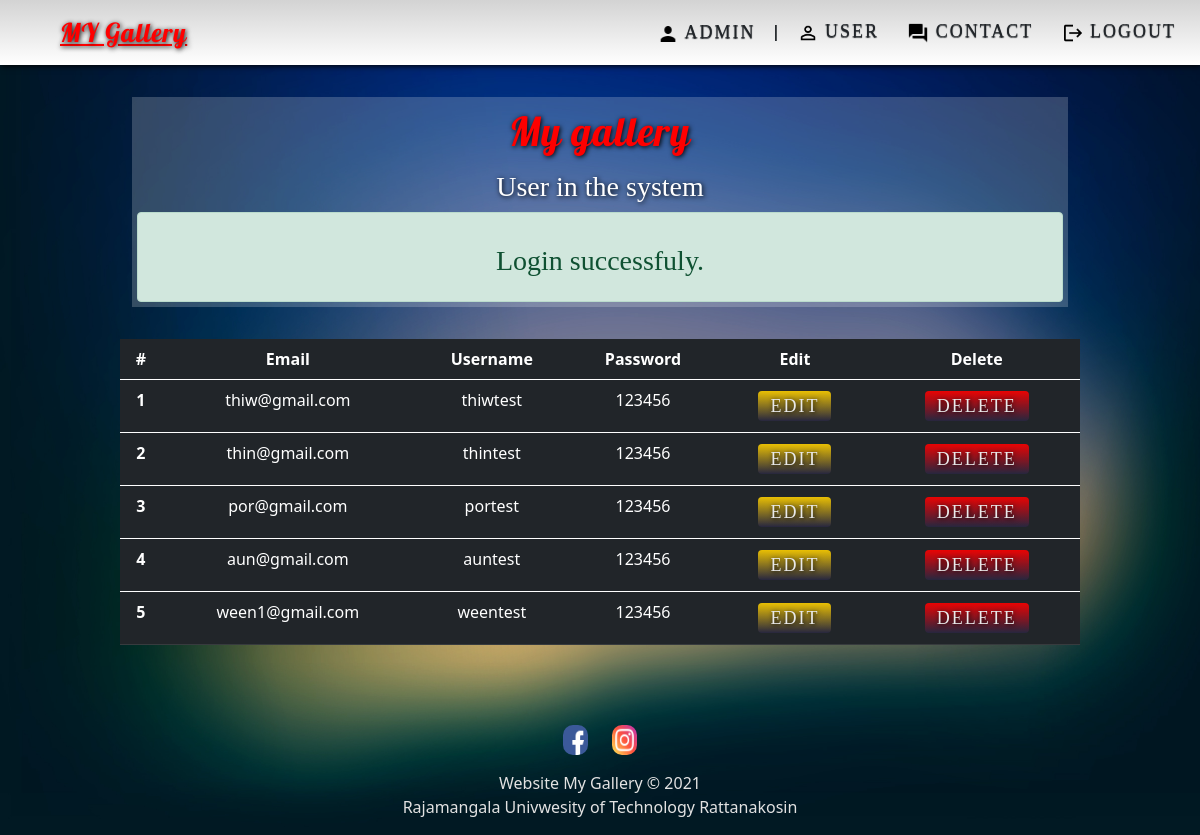
The app's page /admin.php (signed in), older data.
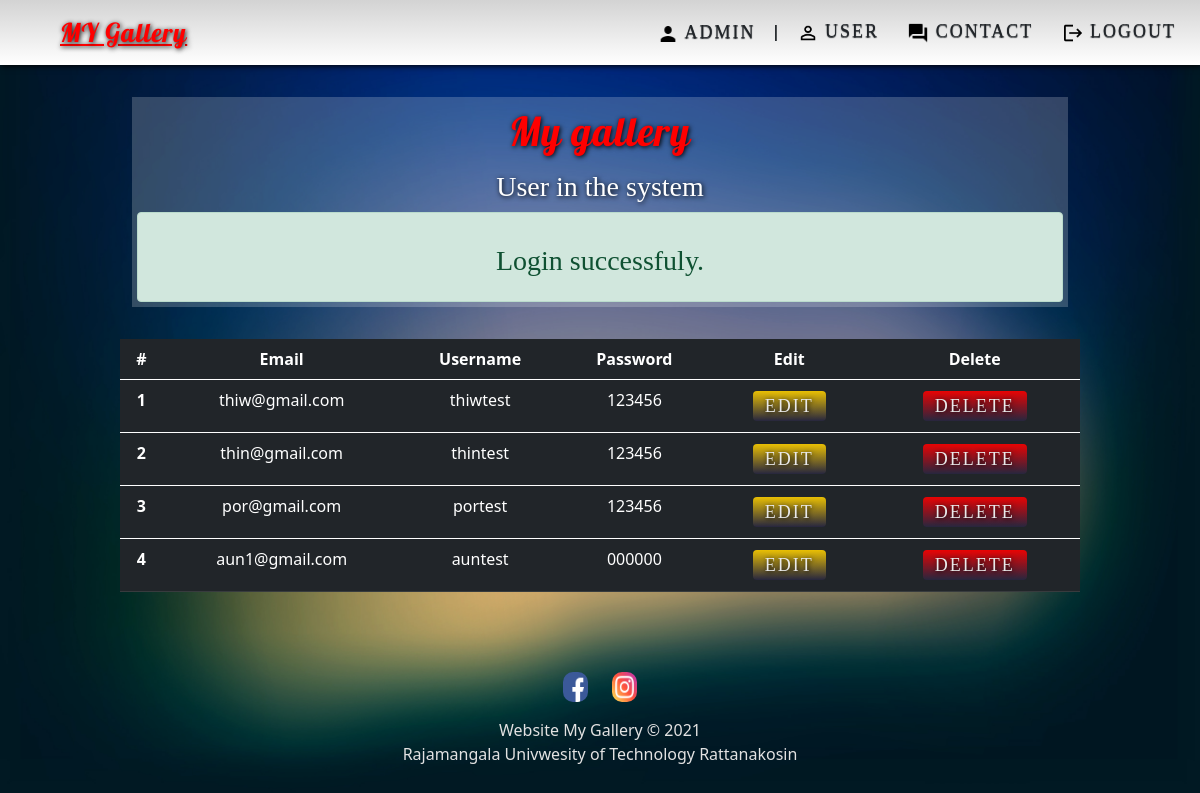
The same page, newer data.
### tables this page shows
CREATE TABLE `user_tb` (
  `id` int(10) NOT NULL,
  `email` varchar(30) NOT NULL,
  `username` varchar(30) NOT NULL,
  `password` varchar(30) NOT NULL
);

### admin.php (the view, shortened to what this page needs)
<?php
  require_once 'php/connect.php';
?>
<!DOCTYPE html>
<html lang="en">
<head>
  <link rel="stylesheet" href="bootstrap-5.0.0-beta2-dist/css/bootstrap.min.css">
  <link rel="stylesheet" href="bootstrap-5.0.0-beta2-dist/css/bootstrap.css">
  <link rel="stylesheet" href="style.css">
  <link rel="stylesheet" href="model.css">
  <link rel="stylesheet" href="./css/lightbox.css">
  <link rel="stylesheet" href="./css/lightbox.min.css">
  <link rel="stylesheet" type="text/css" href="loading.css" />
</head>
<body>
  <header class="sticky-top">
    <nav class="navbar navbar-light">
      <div class="container-fluid">
        <a class="navbarbrand ms-5">MY Gallery</a>
        <div class="navbar-nav d-inline">
          <p class="text-user"><img width="22" height="24" src="./image/iconper.png" alt=""> <?php if(isset($_SESSION['admin'])){echo $_SESSION['admin'];} ?></p>
          <span style="font-weight: 900;">|</span>
          <a class="btn" href="admin.php"><img width="22" height="22" src="./image/iconuser.png" alt=""> user</a>
          <a class="btn" href="admin_con.php"><img width="22" height="22" src="./image/icontitle.png" alt=""> contact</a>
          <a class="btn" href="logout.php?a_logout"><img width="22" height="22" src="./image/iconlogout.png" alt=""> logout</a>
        </div>
      </div>
    </nav>
  </header>
  <div class="container text-center" id="card-img">
    <div class="text">
      <div class="text-control">
        <h1>My gallery</h1>
        <h3>User in the system</h3>
      </div>
      <?php if(isset($_SESSION['login_admin'])) : ?>
                  <div class="text-center alert alert-success mb-0">
                      <h3 id="alert" style="font-family: fantasy;text-shadow: none;">
                          <?php
                              echo $_SESSION['login_admin'];
                          ?>
                      </h3>
                  </div>
        <?php endif ?>
    </div>
    <div class="row">
        <table class="table table-dark table-hover">
            <thead>
                <tr>
                    <th scope="col">#</th>
                    <th scope="col">Email</th>
                    <th scope="col">Username</th>
                    <th scope="col">Password</th>
                    <th scope="col">Edit</th>
                    <th scope="col">Delete</th>
                </tr>
            </thead>
            <?php
              $sel_user = $conn->prepare("SELECT * FROM user_tb");
              $sel_user->execute();
              $i = 1;
              while($rowuser = $sel_user->fetch(PDO::FETCH_ASSOC)){
            ?>
            <tbody>
                <tr>
                    <th scope="row"><?php echo $i; ?></th>
                    <td><?php echo $rowuser['email']; ?></td>
                    <td><?php echo $rowuser['username']; ?></td>
                    <td><?php echo $rowuser['password']; ?></td>
                    <td><a href="edituser.php?userid=<?php echo $rowuser['id']; ?>" id="btn-edit" class="btn btn-warning">EDIT</a></td>
                    <td><a href="delete_user.php?userid=<?php echo $rowuser['id']; ?>" id="btn-delete" class="btn btn-danger">DELETE</a></td>
                </tr>
            </tbody>
              <?php
              $i++;
            }?>
        </table>
    </div>
  </div>
  <div class="footer-basic mt-5">
    <footer>
      <div class="social">
        <a href="https://www.facebook.com/nakharin.moksuwan" target="_blank"><img width="25px" height="30px" src="./image/fb.png" alt=""></a>
        <a href="https://www.instagram.com/nkr.msw/" target="_blank"><img width="25px" height="30px" src="./image/ig.png" alt=""></a>
      </div>
      <p>Website My Gallery © 2021</p>
      <p>Rajamangala Univwesity of Technology Rattanakosin</p>
    </footer>
  </div>
</body>
</html>

### style.css (style rules this page uses)
html { scroll-behavior: smooth; }
body { background-image: url(./image/c11.jpg); background-repeat: no-repeat; background-size: cover; height: 100%; line-height: 1.5; margin: 0; top: 0; left: 0; cursor: context-menu; }
header { background-image: linear-gradient(rgb(211, 211, 211), rgb(255, 255, 255)); box-shadow: 1px 1px 6px black; }
a.btn { display: inline-block; font-size: 18px; line-height: 1; text-transform: uppercase; text-shadow: 0px 1px 1px; font-family:fantasy; letter-spacing: 2px; border: none; }
.navbar-nav p.text-user { display: inline; text-shadow: 0px 1px 1px; padding: 0px 12px; font-size: 18px; vertical-align:middle; text-align: center; font-family:fantasy; letter-spacing: 2px; font-weight: 2px; text-transform: uppercase; }
.container-fluid .navbarbrand { font-family: 'Lobster'; font-size: 26px; text-shadow: 1px 1px 5px rgb(0, 0, 0); letter-spacing: 1px; cursor: context-menu; margin: 5px; color: rgb(255, 0, 0); }
div.footer-basic { bottom: 10px; margin-bottom: 1rem; text-align: center; padding: 0; color:rgb(226, 226, 226); }
.social img { border-radius: 10px; margin: 1rem 10px; }
div.footer-basic p { margin: 0; }

### model.css (style rules this page uses)
#card-img { width: 80%; margin-top: 10px; color: #fff; }
h1 { font-family: 'Lobster'; text-shadow: 1px 1px 5px rgb(0, 0, 0); letter-spacing: 1px; cursor: context-menu; margin: 5px; color: rgb(255, 0, 0); }
#btn-delete { text-shadow: 1px 1px 5px rgb(0, 0, 0); opacity: 0.9; color: #fff; margin: 3px 5px; background-image: linear-gradient(rgb(255, 0, 0), rgb(40, 39, 65)); }
#btn-edit { text-shadow: 1px 1px 5px rgb(0, 0, 0); color: #fff; opacity: 0.9; margin: 3px 5px; background-image: linear-gradient(rgb(255, 208, 0), rgb(40, 39, 65)); }
div.text { background-color: hsla(0, 0%, 100%, 0.2); padding: 5px 5px; margin: 2rem 0; }
div.text h3 { font-family: fantasy; margin-top: 15px; text-shadow: 1px 1px 5px rgb(0, 0, 0); }

Row changes from the older to the newer data that the page shows:
removed user_tb: email "ween1@gmail.com", username "weentest", password "123456"
changed user_tb "auntest": email "aun@gmail.com" → "aun1@gmail.com"; password "123456" → "000000"
